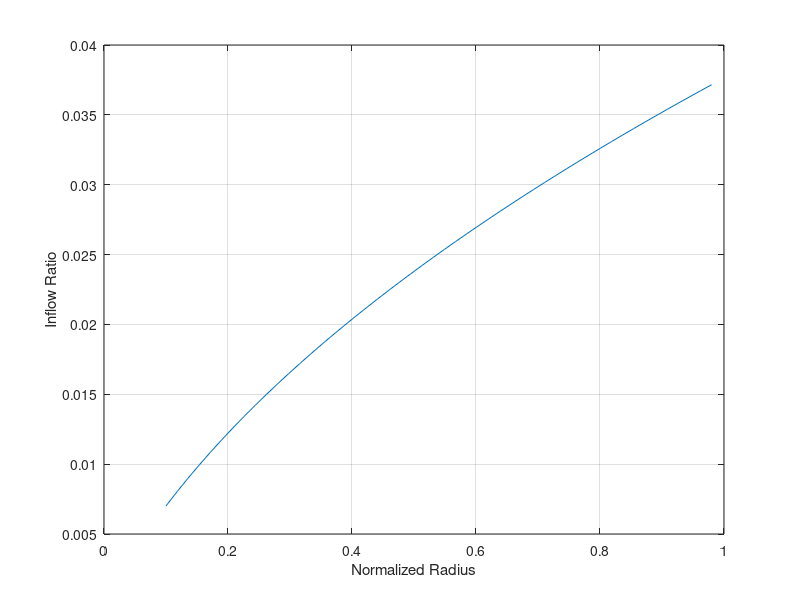

Here is the MATLAB script that generated this plot:
#!/usr/bin/octave

clear; clc; clf;

% With collective ONLY
% No twist, coning
% Hover flight

% Specified Rotor and Aerodynamic Parameters
R = 8.0;
c =1.0;
Nb = 1;
Om_rpm = 600;             % in rpm
a = 5.74;                 % d_Cl/d_alpha in radians
rho = 1.2;                % in kg/m3
root_cut=0.10;
tip_cut=0.98;      % For accounting tip loss
coning=0.0; 
vel_climb = 0.0;

theta=5*pi/180;

% Calculated Rotor Parameters
sol = Nb*c/(pi*R);
Om = Om_rpm*pi/30;
lam_c = vel_climb/(R*Om);

% Solver parameters 
nx = 50;                    % No. of stations along blade

% Initialization
% Equi-spaced
r_bar = linspace(root_cut,tip_cut,nx);
dr_bar = r_bar(2)-r_bar(1);

% Cosine spaced
%theta_cosine=linspace(0,pi,nx);
%r_bar = R*0.5-R*0.5*cos(theta_cosine);
%dr_bar=r_bar(1:end-1)-r_bar(2:end);
%dr_bar=-1*[dr_bar 0];

% atan spaced
%x_spacing=linspace(tan(-1),tan(1),nx);
%r_bar=R*0.5+R*0.5*atan(x_spacing);
%dr_bar=r_bar(2:end)-r_bar(1:end-1);
%dr_bar=[dr_bar 0];

const1 = sol*a/16; 
const_c = lam_c*0.5;

% for theta=degtorad(10:0.1:12)

% Inflow ratio from BEMT
lam = -(const1-const_c) + sqrt((const1-const_c)^2+2*const1*theta*r_bar);
alf=theta-lam./r_bar;

plot(r_bar,lam);
grid on;
xlabel('Normalized Radius');
ylabel('Inflow Ratio');

% Using Momentum theory
ct_vec = 4*lam.*(lam-lam_c).*r_bar.*dr_bar;
format long;
CT_MT = sum(ct_vec)

% Using BEMT
ct_vec = 0.5*sol*a.*dr_bar.*(r_bar.^2).*alf;
CT_BEMT = sum(ct_vec);
% plot(r_bar,ct_vec.*(rho*pi*R*R*(R*Om)^2))

Thrust=CT_MT*(rho*pi*R*R*(R*Om)^2)

% plot(radtodeg(theta),CT,'.')
% hold on
% end
% grid on
lam_i=lam;
% fid=fopen('Vz_OGE_BEMT.dat','w');
% fprintf(fid,'Variables = "r/R" "vz"\n');
% fprintf(fid,'Zone T= "Vz_OGE_BEMT"\n');
 dlmwrite('Vz_OGE_BEMT.dat',[r_bar'*R lam_i'*R*Om],'-append','delimiter',' ');
